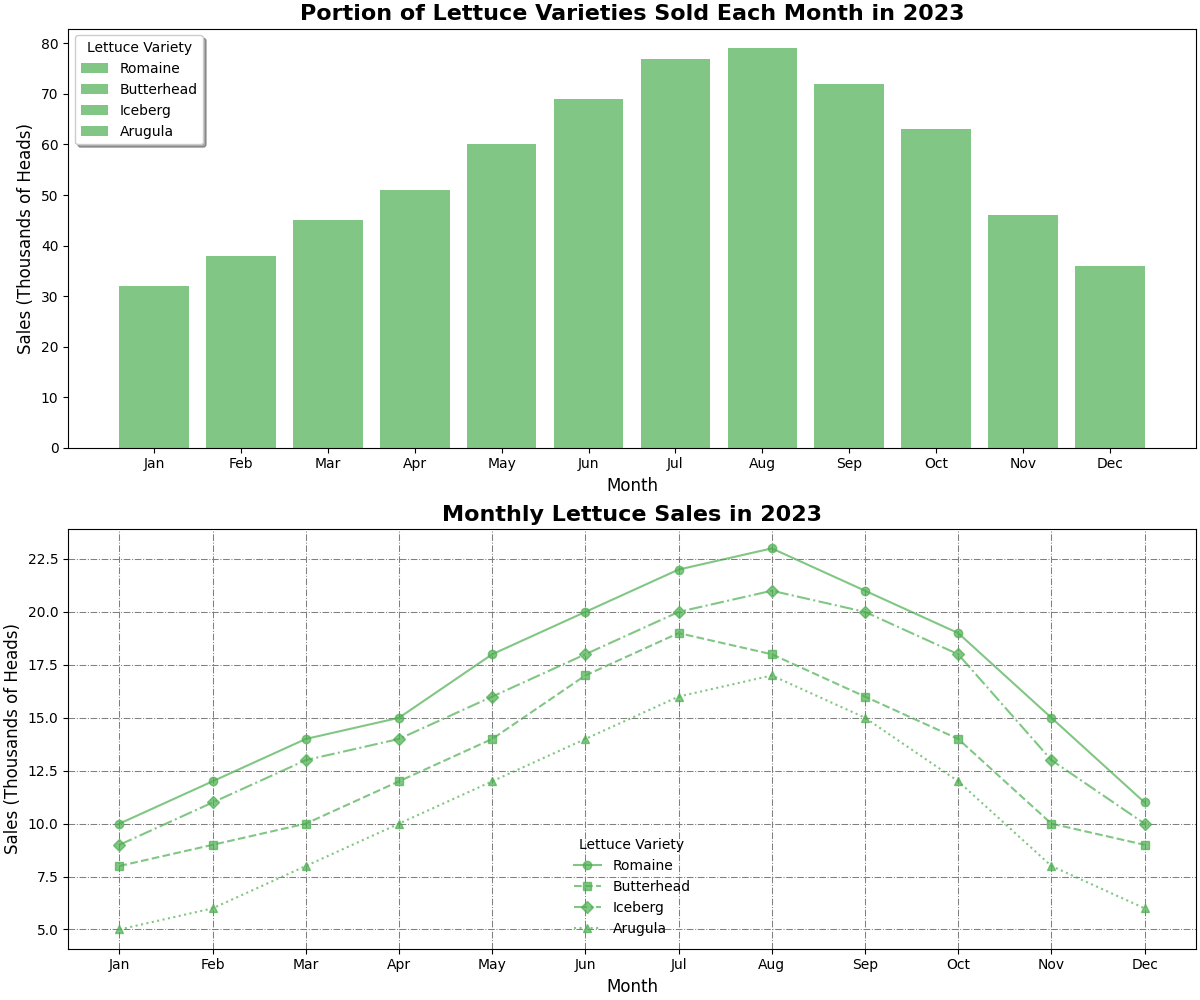

The script that drew this image:
import numpy as np
import matplotlib.pyplot as plt

months = ['Jan', 'Feb', 'Mar', 'Apr', 'May', 'Jun', 'Jul', 'Aug', 'Sep', 'Oct', 'Nov', 'Dec']
lettuce_varieties = ['Romaine', 'Butterhead', 'Iceberg', 'Arugula']
sales_data = np.array([
    [10, 12, 14, 15, 18, 20, 22, 23, 21, 19, 15, 11],
    [8, 9, 10, 12, 14, 17, 19, 18, 16, 14, 10, 9],
    [9, 11, 13, 14, 16, 18, 20, 21, 20, 18, 13, 10],
    [5, 6, 8, 10, 12, 14, 16, 17, 15, 12, 8, 6]
])

single_color = '#4CAF50'

fig, axs = plt.subplots(2, 1, figsize=(12, 10), constrained_layout=True)

marker_styles = ['o', 's', 'D', '^']
line_styles = ['-', '--', '-.', ':']

# Stacked bar chart at position 0 (1st subplot)
bottom = np.zeros(len(months))
for idx, variety in enumerate(lettuce_varieties):
    axs[0].bar(months, sales_data[idx], bottom=bottom, color=single_color, alpha=0.7, label=variety)
    bottom += sales_data[idx]

axs[0].set_title('Portion of Lettuce Varieties Sold Each Month in 2023', fontsize=16, weight='bold')
axs[0].set_xlabel('Month', fontsize=12)
axs[0].set_ylabel('Sales (Thousands of Heads)', fontsize=12)
axs[0].legend(title='Lettuce Variety', loc='upper left', frameon=True, shadow=True)
axs[0].grid(True, which='minor', color='lightgray', linestyle=':', linewidth=0.5)

# Line plot at position 1 (2nd subplot)
for idx, variety in enumerate(lettuce_varieties):
    axs[1].plot(months, sales_data[idx], color=single_color, marker=marker_styles[idx], linestyle=line_styles[idx], alpha=0.7, label=variety)

axs[1].set_title('Monthly Lettuce Sales in 2023', fontsize=16, weight='bold')
axs[1].set_xlabel('Month', fontsize=12)
axs[1].set_ylabel('Sales (Thousands of Heads)', fontsize=12)
axs[1].legend(title='Lettuce Variety', loc='lower center', frameon=False)
axs[1].grid(True, which='major', color='gray', linestyle='-.', linewidth=0.75)

plt.show()
